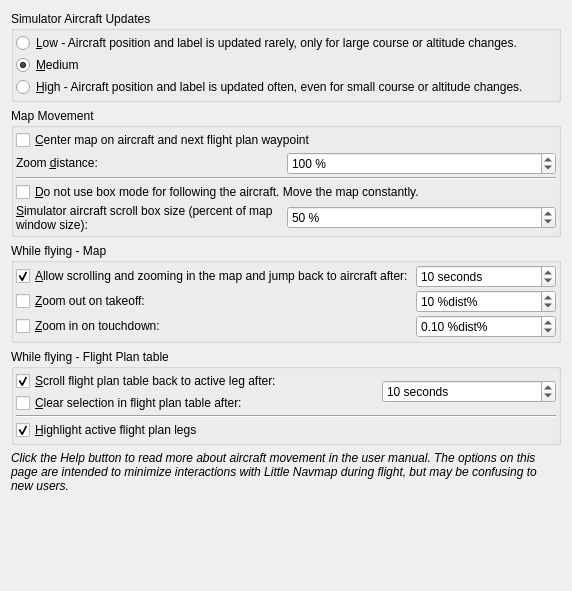
          <widget class="QWidget" name="scrollAreaWidgetContents_11">
           <property name="geometry">
            <rect>
             <x>0</x>
             <y>0</y>
             <width>572</width>
             <height>591</height>
            </rect>
           </property>
           <layout class="QVBoxLayout" name="verticalLayout_25">
            <item>
             <widget class="QGroupBox" name="groupBoxOptionsSimUpdates">
              <property name="title">
               <string>Simulator Aircraft Updates</string>
              </property>
              <layout class="QVBoxLayout" name="verticalLayout_4">
               <property name="spacing">
                <number>2</number>
               </property>
               <property name="leftMargin">
                <number>2</number>
               </property>
               <property name="topMargin">
                <number>2</number>
               </property>
               <property name="rightMargin">
                <number>2</number>
               </property>
               <property name="bottomMargin">
                <number>2</number>
               </property>
               <item>
                <widget class="QRadioButton" name="radioButtonOptionsSimUpdateLow">
                 <property name="text">
                  <string>&amp;Low - Aircraft position and label is updated rarely, only for large course or altitude changes.</string>
                 </property>
                </widget>
               </item>
               <item>
                <widget class="QRadioButton" name="radioButtonOptionsSimUpdateMedium">
                 <property name="text">
                  <string>&amp;Medium</string>
                 </property>
                 <property name="checked">
                  <bool>true</bool>
                 </property>
                </widget>
               </item>
               <item>
                <widget class="QRadioButton" name="radioButtonOptionsSimUpdateFast">
                 <property name="text">
                  <string>&amp;High - Aircraft position and label is updated often, even for small course or altitude changes.</string>
                 </property>
                </widget>
               </item>
              </layout>
             </widget>
            </item>
            <item>
             <widget class="QGroupBox" name="groupBoxOptionsSimMapMovement">
              <property name="title">
               <string>Map Movement</string>
              </property>
              <layout class="QGridLayout" name="gridLayout_23">
               <property name="leftMargin">
                <number>2</number>
               </property>
               <property name="topMargin">
                <number>2</number>
               </property>
               <property name="rightMargin">
                <number>2</number>
               </property>
               <property name="bottomMargin">
                <number>2</number>
               </property>
               <property name="spacing">
                <number>2</number>
               </property>
               <item row="3" column="0" colspan="2">
                <widget class="QCheckBox" name="checkBoxOptionsSimUpdatesConstant">
                 <property name="toolTip">
                  <string>Map will follow the aircraft constantly when checked.
This is also used for &quot;Center map on aircraft and next flight plan waypoint&quot;.</string>
                 </property>
                 <property name="text">
                  <string>&amp;Do not use box mode for following the aircraft. Move the map constantly.</string>
                 </property>
                </widget>
               </item>
               <item row="4" column="0">
                <widget class="QLabel" name="labelOptionsSimUpdateBox">
                 <property name="text">
                  <string>&amp;Simulator aircraft scroll box size (percent of map window size):</string>
                 </property>
                 <property name="wordWrap">
                  <bool>true</bool>
                 </property>
                 <property name="textInteractionFlags">
                  <set>Qt::LinksAccessibleByMouse|Qt::TextSelectableByMouse</set>
                 </property>
                 <property name="buddy">
                  <cstring>spinBoxOptionsSimUpdateBox</cstring>
                 </property>
                </widget>
               </item>
               <item row="0" column="0" colspan="2">
                <widget class="QCheckBox" name="checkBoxOptionsSimCenterLeg">
                 <property name="toolTip">
                  <string>Keeps the aircraft and the next flight plan waypoint visible on the map instead of simply centering the aircraft</string>
                 </property>
                 <property name="text">
                  <string>&amp;Center map on aircraft and next flight plan waypoint</string>
                 </property>
                 <property name="checked">
                  <bool>false</bool>
                 </property>
                </widget>
               </item>
               <item row="1" column="0" alignment="Qt::AlignVCenter">
                <widget class="QLabel" name="labelOptionsSimCenterLegZoom">
                 <property name="text">
                  <string>Zoom &amp;distance:</string>
                 </property>
                 <property name="buddy">
                  <cstring>spinBoxOptionsSimCenterLegZoom</cstring>
                 </property>
                </widget>
               </item>
               <item row="4" column="1">
                <widget class="QSpinBox" name="spinBoxOptionsSimUpdateBox">
                 <property name="toolTip">
                  <string>Defines a box in percent of the map size. 
A small value keeps the aircraft centered and will move the map often. 
A large value will update the map only when aircraft reaches the map boundary.
Ignored when &quot;Center map on aircraft and next flight plan waypoint&quot; is checked and a flight plan with an active leg is detected.</string>
                 </property>
                 <property name="suffix">
                  <string> %</string>
                 </property>
                 <property name="minimum">
                  <number>5</number>
                 </property>
                 <property name="maximum">
                  <number>95</number>
                 </property>
                 <property name="singleStep">
                  <number>5</number>
                 </property>
                 <property name="value">
                  <number>50</number>
                 </property>
                </widget>
               </item>
               <item row="1" column="1">
                <widget class="QSpinBox" name="spinBoxOptionsSimCenterLegZoom">
                 <property name="toolTip">
                  <string>Adjust zoom distance when flying with &quot;Center map on aircraft and next flight plan waypoint&quot; checked.
Smaller values zoom closer.</string>
                 </property>
                 <property name="suffix">
                  <string> %</string>
                 </property>
                 <property name="minimum">
                  <number>50</number>
                 </property>
                 <property name="maximum">
                  <number>200</number>
                 </property>
                 <property name="singleStep">
                  <number>5</number>
                 </property>
                 <property name="value">
                  <number>100</number>
                 </property>
                </widget>
               </item>
               <item row="2" column="0" colspan="2">
                <widget class="Line" name="line">
                 <property name="orientation">
                  <enum>Qt::Horizontal</enum>
                 </property>
                </widget>
               </item>
              </layout>
             </widget>
            </item>
            <item>
             <widget class="QGroupBox" name="groupBox_26">
              <property name="title">
               <string>While flying - Map</string>
              </property>
              <layout class="QGridLayout" name="gridLayout_43">
               <property name="leftMargin">
                <number>2</number>
               </property>
               <property name="topMargin">
                <number>2</number>
               </property>
               <property name="rightMargin">
                <number>2</number>
               </property>
               <property name="bottomMargin">
                <number>2</number>
               </property>
               <property name="spacing">
                <number>2</number>
               </property>
               <item row="4" column="2">
                <widget class="QDoubleSpinBox" name="doubleSpinBoxOptionsSimZoomOnLanding">
                 <property name="toolTip">
                  <string>Zoom distance that should be applied after touchdown.
Smaller means closer.</string>
                 </property>
                 <property name="suffix">
                  <string> %dist%</string>
                 </property>
                 <property name="decimals">
                  <number>2</number>
                 </property>
                 <property name="minimum">
                  <double>0.060000000000000</double>
                 </property>
                 <property name="maximum">
                  <double>50.000000000000000</double>
                 </property>
                 <property name="singleStep">
                  <double>0.100000000000000</double>
                 </property>
                 <property name="value">
                  <double>0.100000000000000</double>
                 </property>
                </widget>
               </item>
               <item row="4" column="1">
                <widget class="QCheckBox" name="checkBoxOptionsSimZoomOnLanding">
                 <property name="toolTip">
                  <string>Zoom in to see airport details after touchdown</string>
                 </property>
                 <property name="text">
                  <string>&amp;Zoom in on touchdown:</string>
                 </property>
                </widget>
               </item>
               <item row="2" column="1">
                <widget class="QCheckBox" name="checkBoxOptionsSimDoNotFollowScroll">
                 <property name="toolTip">
                  <string>The map will stop following the aircraft for the given time if the user does any interaction with the map like scrolling or zooming.
This setting is also used in the elevation profile.
See notes in the manual for details of this setting and how to move around in the map.</string>
                 </property>
                 <property name="text">
                  <string>&amp;Allow scrolling and zooming in the map and jump back to aircraft after:</string>
                 </property>
                 <property name="checked">
                  <bool>true</bool>
                 </property>
                </widget>
               </item>
               <item row="2" column="2">
                <widget class="QSpinBox" name="spinBoxOptionsSimDoNotFollowScrollTime">
                 <property name="toolTip">
                  <string>Time until aircraft following is activated again after any map interaction like scrolling or zooming.
This setting is also used in the elevation profile.</string>
                 </property>
                 <property name="suffix">
                  <string> seconds</string>
                 </property>
                 <property name="minimum">
                  <number>1</number>
                 </property>
                 <property name="maximum">
                  <number>300</number>
                 </property>
                 <property name="value">
                  <number>10</number>
                 </property>
                </widget>
               </item>
               <item row="3" column="1">
                <widget class="QCheckBox" name="checkBoxOptionsSimZoomOnTakeoff">
                 <property name="toolTip">
                  <string>Zoom out after takeoff.
Not applicable if &quot;Center map on aircraft and next flight plan waypoint&quot; is selected.</string>
                 </property>
                 <property name="text">
                  <string>&amp;Zoom out on takeoff:</string>
                 </property>
                </widget>
               </item>
               <item row="3" column="2">
                <widget class="QSpinBox" name="spinBoxOptionsSimZoomOnTakeoff">
                 <property name="toolTip">
                  <string>Zoom distance to be applied after takeoff.
Not applicable if &quot;Center map on aircraft and next flight plan waypoint&quot; is selected.
Smaller means closer.</string>
                 </property>
                 <property name="suffix">
                  <string> %dist%</string>
                 </property>
                 <property name="minimum">
                  <number>1</number>
                 </property>
                 <property name="maximum">
                  <number>1000</number>
                 </property>
                 <property name="value">
                  <number>10</number>
                 </property>
                </widget>
               </item>
              </layout>
             </widget>
            </item>
            <item>
             <widget class="QGroupBox" name="groupBox_12">
              <property name="title">
               <string>While flying - Flight Plan table</string>
              </property>
              <layout class="QGridLayout" name="gridLayout_24">
               <property name="leftMargin">
                <number>2</number>
               </property>
               <property name="topMargin">
                <number>2</number>
               </property>
               <property name="rightMargin">
                <number>2</number>
               </property>
               <property name="bottomMargin">
                <number>2</number>
               </property>
               <property name="spacing">
                <number>2</number>
               </property>
               <item row="0" column="2" rowspan="2">
                <widget class="QSpinBox" name="spinBoxOptionsSimCleanupTableTime">
                 <property name="toolTip">
                  <string>Time until the selection is cleared and/or the active leg is put back on top of the flight plan table after user actions like scrolling or selecting.</string>
                 </property>
                 <property name="suffix">
                  <string> seconds</string>
                 </property>
                 <property name="minimum">
                  <number>1</number>
                 </property>
                 <property name="maximum">
                  <number>300</number>
                 </property>
                 <property name="value">
                  <number>10</number>
                 </property>
                </widget>
               </item>
               <item row="1" column="0" colspan="2">
                <widget class="QCheckBox" name="checkBoxOptionsSimClearSelection">
                 <property name="toolTip">
                  <string>Clears selected (blue) rows in the flight plan table and the related map highlights
after the given timeout while flying.</string>
                 </property>
                 <property name="text">
                  <string>&amp;Clear selection in flight plan table after:</string>
                 </property>
                 <property name="checked">
                  <bool>false</bool>
                 </property>
                </widget>
               </item>
               <item row="0" column="0" colspan="2">
                <widget class="QCheckBox" name="checkBoxOptionsSimCenterLegTable">
                 <property name="toolTip">
                  <string>User can scroll in the flight plan table but the program will  
put the active leg back on top after the given timeout while flying.</string>
                 </property>
                 <property name="text">
                  <string>&amp;Scroll flight plan table back to active leg after:</string>
                 </property>
                 <property name="checked">
                  <bool>true</bool>
                 </property>
                </widget>
               </item>
               <item row="3" column="0">
                <widget class="QCheckBox" name="checkBoxOptionsSimHighlightActiveTable">
                 <property name="toolTip">
                  <string>Active flight plan legs are highlighted with magenta color</string>
                 </property>
                 <property name="text">
                  <string>&amp;Highlight active flight plan legs</string>
                 </property>
                 <property name="checked">
                  <bool>true</bool>
                 </property>
                </widget>
               </item>
               <item row="2" column="0" colspan="3">
                <widget class="Line" name="line_2">
                 <property name="orientation">
                  <enum>Qt::Horizontal</enum>
                 </property>
                </widget>
               </item>
              </layout>
             </widget>
            </item>
            <item>
             <widget class="QLabel" name="labelOptionsSimUpdatesHint">
              <property name="text">
               <string>&lt;html&gt;&lt;head/&gt;&lt;body&gt;&lt;p&gt;&lt;img src=&quot;:/littlenavmap/resources/icons/bulb.svg&quot;/&gt;&lt;span style=&quot; font-style:italic;&quot;&gt;Click the Help button to read more about aircraft movement in the user manual. The options on this page are intended to minimize interactions with Little Navmap during flight, but may be confusing to new users.&lt;/span&gt;&lt;/p&gt;&lt;/body&gt;&lt;/html&gt;</string>
              </property>
              <property name="wordWrap">
               <bool>true</bool>
              </property>
              <property name="margin">
               <number>10</number>
              </property>
              <property name="textInteractionFlags">
               <set>Qt::LinksAccessibleByMouse|Qt::TextSelectableByMouse</set>
              </property>
             </widget>
            </item>
            <item>
             <spacer name="verticalSpacer_10">
              <property name="orientation">
               <enum>Qt::Vertical</enum>
              </property>
              <property name="sizeHint" stdset="0">
               <size>
                <width>20</width>
                <height>0</height>
               </size>
              </property>
             </spacer>
            </item>
           </layout>
          </widget>
